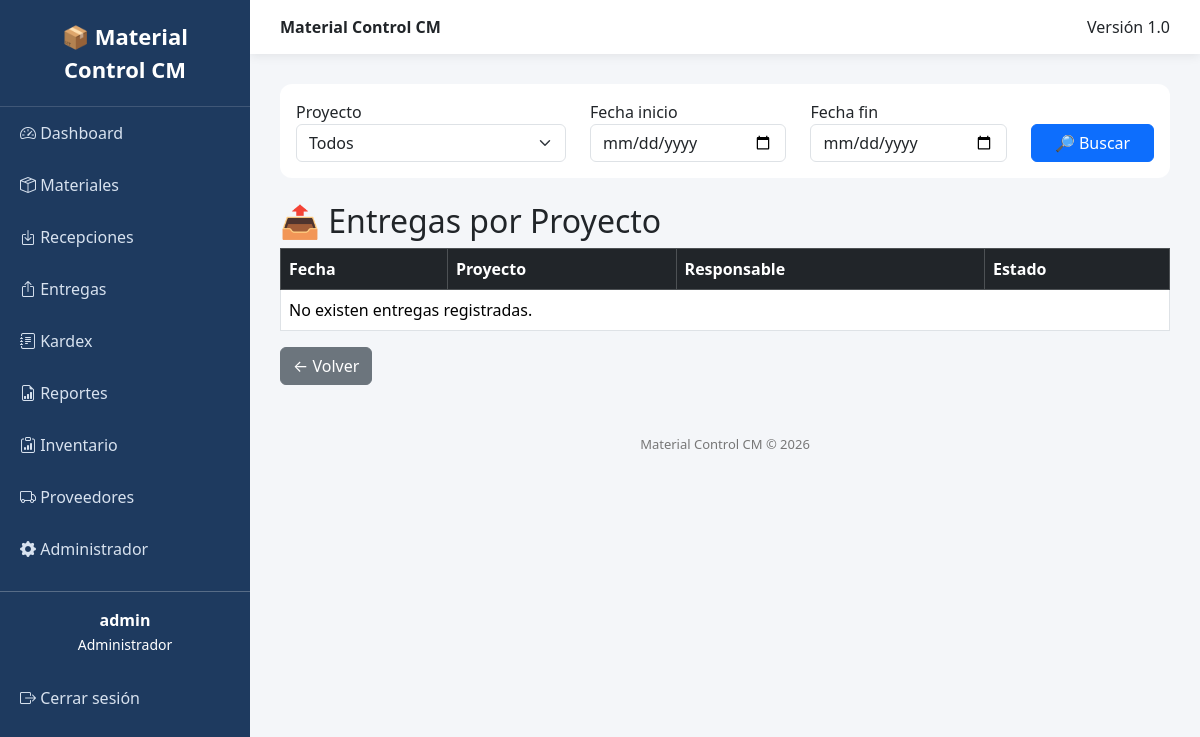
/reportes/entregas/ (signed in), run on an earlier commit of the app's database.
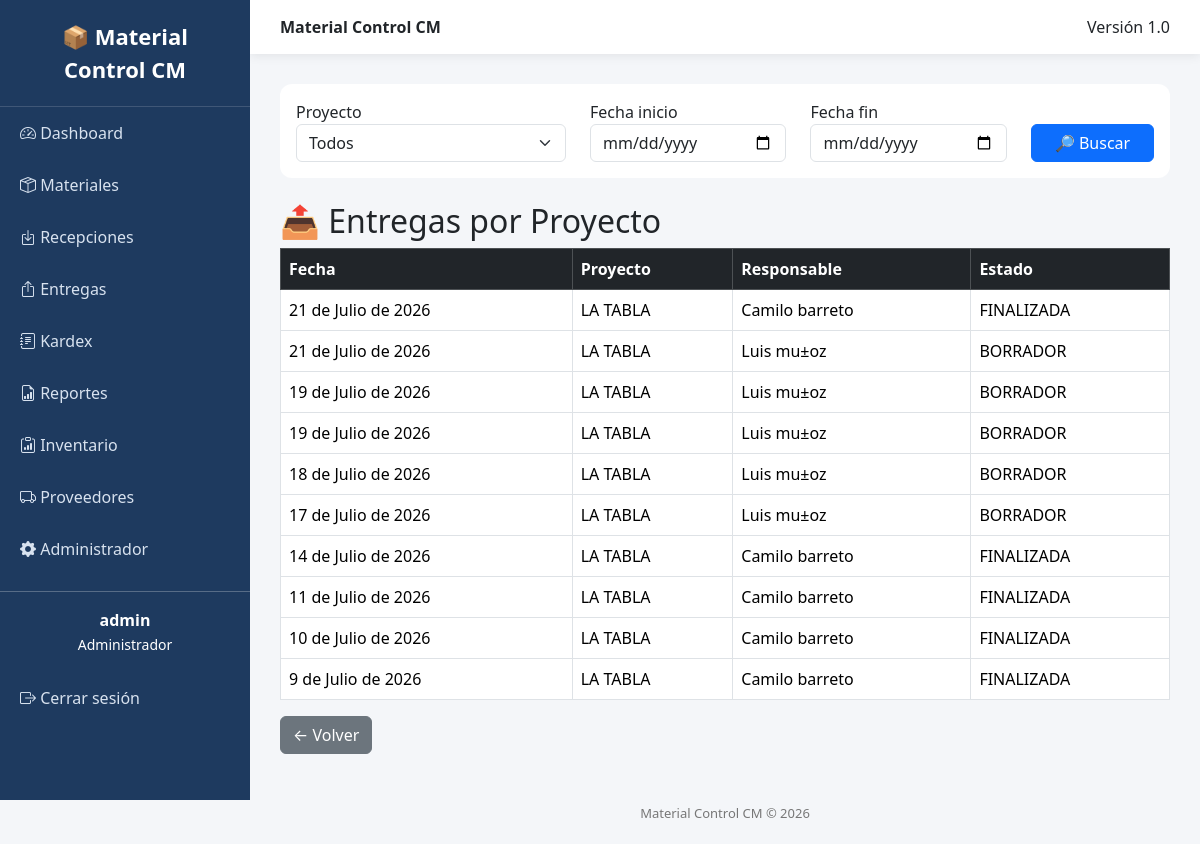
And on a later commit of the database.
### movements/models.py (models this page shows, shortened)
class Delivery(models.Model):
    ESTADOS = (
        ("BORRADOR", "Borrador"),
        ("FINALIZADA", "Finalizada"),
        ("ANULADA", "Anulada"),
    )
    proyecto = models.ForeignKey(
        Project,
        on_delete=models.CASCADE
    )
    responsable = models.CharField(
        max_length=150
    )
    fecha = models.DateField()
    observacion = models.TextField(
        blank=True
    )
    estado = models.CharField(
        max_length=20,
        choices=ESTADOS,
        default="BORRADOR"
    )
    class Meta:
        ordering = ["-fecha", "-id"]
        verbose_name = "Entrega"
        verbose_name_plural = "Entregas"

### projects/models.py (models this page shows)
class Project(models.Model):
    nombre = models.CharField(max_length=150)
    cliente = models.CharField(max_length=150)
    ubicacion = models.CharField(max_length=200)
    fecha_inicio = models.DateField()
    fecha_fin = models.DateField(null=True, blank=True)
    activo = models.BooleanField(default=True)
    def __str__(self):
        return self.nombre

### reporting/views.py (the view)
@gerencia_required
def deliveries_report(request):
    entregas = Delivery.objects.all().order_by(
        "-fecha"
    )
    proyecto = request.GET.get(
        "proyecto"
    )
    fecha_inicio = request.GET.get(
        "fecha_inicio"
    )
    fecha_fin = request.GET.get(
        "fecha_fin"
    )
    if proyecto:
        entregas = entregas.filter(
            proyecto_id=proyecto
        )
    if fecha_inicio:
        entregas = entregas.filter(
            fecha__gte=fecha_inicio
        )
    if fecha_fin:
        entregas = entregas.filter(
            fecha__lte=fecha_fin
        )
    from projects.models import Project
    proyectos = Project.objects.all()
    return render(
        request,
        "reporting/entregas.html",
        {
            "entregas": entregas,
            "proyectos": proyectos,
        }
    )

### templates/reporting/entregas.html (shortened to what this page needs)
{% extends "base.html" %}
{% block content %}
<form method="get" class="card card-body mb-4">
<div class="row">
<div class="col-md-4">
<label>
Proyecto
</label>
<select name="proyecto"
class="form-select">
<option value="">
Todos
</option>
</select>
</div>
<div class="col-md-3">
<label>
Fecha inicio
</label>
<input type="date"
name="fecha_inicio"
class="form-control">
</div>
<div class="col-md-3">
<label>
Fecha fin
</label>
<input type="date"
name="fecha_fin"
class="form-control">
</div>
<div class="col-md-2 d-flex align-items-end">
<button class="btn btn-primary w-100">
🔎 Buscar
</button>
</div>
</div>
</form>
<h2>
📤 Entregas por Proyecto
</h2>
<table class="table table-bordered table-hover">
<thead class="table-dark">
<tr>
<th>Fecha</th>
<th>Proyecto</th>
<th>Responsable</th>
<th>Estado</th>
</tr>
</thead>
<tbody>
{% for entrega in entregas %}
<tr>
<td>
{{ entrega.fecha }}
</td>
<td>
{{ entrega.proyecto }}
</td>
<td>
{{ entrega.responsable }}
</td>
<td>
{{ entrega.estado }}
</td>
</tr>
{% empty %}
<tr>
<td colspan="4">
No existen entregas registradas.
</td>
</tr>
{% endfor %}
</tbody>
</table>
<a href="{% url 'report_home' %}"
class="btn btn-secondary">
← Volver
</a>
{% endblock %}

What changed in the data, as far as the page shows it:
added Delivery: fecha "21 de Julio de 2026", proyecto "LA TABLA", responsable "Camilo barreto", estado "FINALIZADA"
added Delivery: fecha "21 de Julio de 2026", proyecto "LA TABLA", responsable "Luis mu±oz", estado "BORRADOR"
added Delivery: fecha "19 de Julio de 2026", proyecto "LA TABLA", responsable "Luis mu±oz", estado "BORRADOR"
added Delivery: fecha "19 de Julio de 2026", proyecto "LA TABLA", responsable "Luis mu±oz", estado "BORRADOR"
added Delivery: fecha "18 de Julio de 2026", proyecto "LA TABLA", responsable "Luis mu±oz", estado "BORRADOR"
added Delivery: fecha "17 de Julio de 2026", proyecto "LA TABLA", responsable "Luis mu±oz", estado "BORRADOR"
added Delivery: fecha "14 de Julio de 2026", proyecto "LA TABLA", responsable "Camilo barreto", estado "FINALIZADA"
added Delivery: fecha "11 de Julio de 2026", proyecto "LA TABLA", responsable "Camilo barreto", estado "FINALIZADA"
added Delivery: fecha "10 de Julio de 2026", proyecto "LA TABLA", responsable "Camilo barreto", estado "FINALIZADA"
added Delivery: fecha "9 de Julio de 2026", proyecto "LA TABLA", responsable "Camilo barreto", estado "FINALIZADA"
Also different on the page:
text no longer shown: "No existen entregas registradas."
